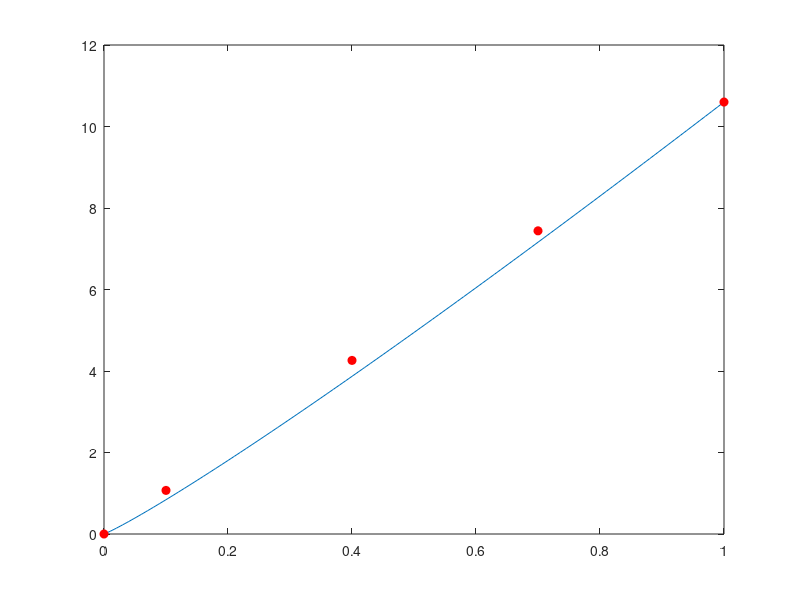

The MATLAB source for this figure: (Note: this script raises an error after producing the figure.)
clear
gamma=1.1;

x=linspace(0,1,101);
y=10.6*(x.^gamma);
plot(x,y);
hold on
x2=[0 0.1 0.4 0.7 1];
y2=[0 1.07 4.26 7.44 10.6];
scatter(x2,y2,'MarkerEdgeColor','r','MarkerFaceColor','r')
ax=gca;
ax.FontSize=13;
xlabel('チャンネル入力');
ylabel('放射輝度(Le)');
legend('ガンマカーブ','実測値','Location','northeastoutside')
saveas(gcf,'gamma_curve.png');
